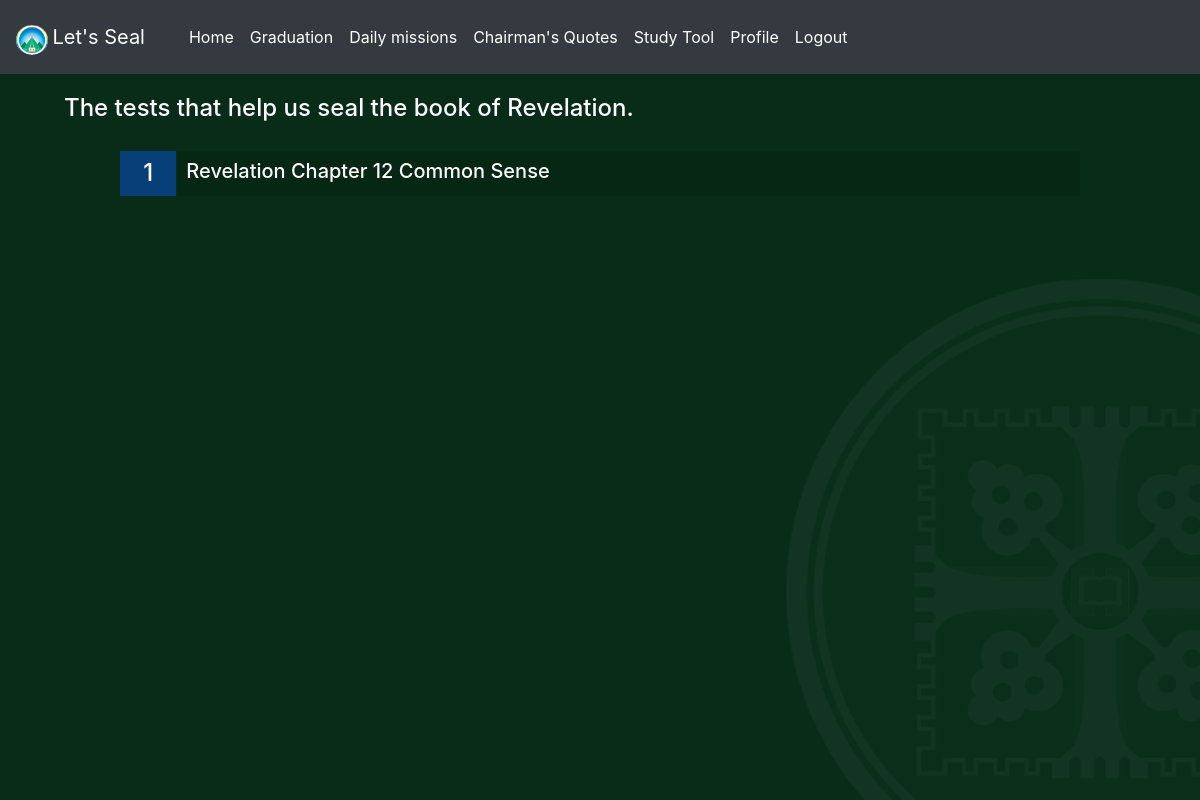
Page /core/tests/ on the earlier database version.
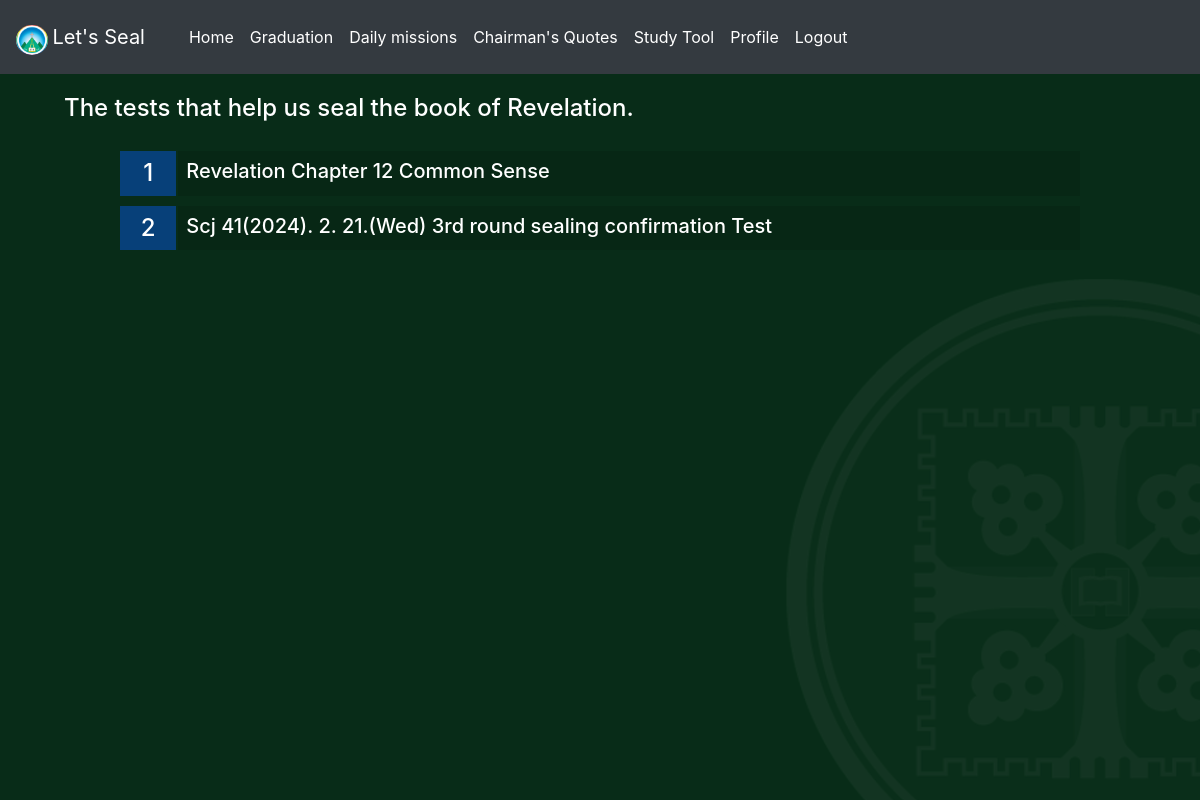
Same page on the later database version.
### core/models.py (models this page shows, shortened)
class Test(models.Model):
    number = models.CharField(max_length=3)
    title = models.CharField(max_length=255)

### core/views.py (the view)
# urls.py: path('tests/', views.tests, name='tests'),
def tests(request):
    tests = Test.objects.all()
    return render(request, 'core/tests.html', {'tests': tests})

### core/templates/core/tests.html (shortened to what this page needs)
{% extends 'core/index.html' %}
{% block content %}
    <h3 class="tests_title">The tests that help us seal the book of Revelation.</h3>
{% for test in tests %}
    <div class="dates">
        <h4 class="number">{{ test.number }}</h4>
        <a href="{% url 'questions' test.id %}"><div class="test" style="color: white;"><h4 class="test_title">{{ test.title }}</h4></div></a>
    </div>
{% endfor %}
{% endblock %}

Differences in the rows shown:
added Test: number "2", title "Scj 41(2024). 2. 21.(Wed) 3rd round sealing confirmation Test"
